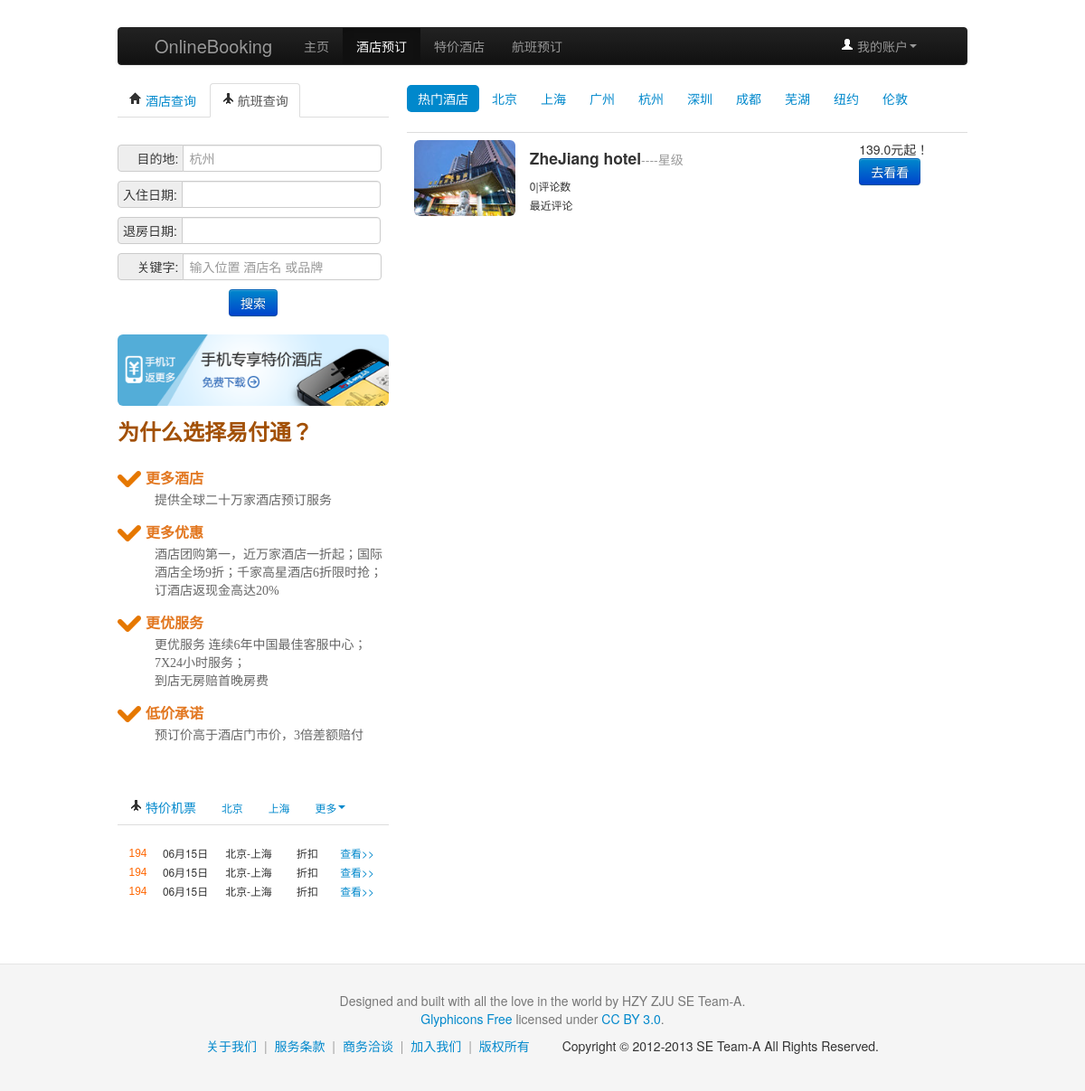
/hotel, run on an earlier commit of the app's database.
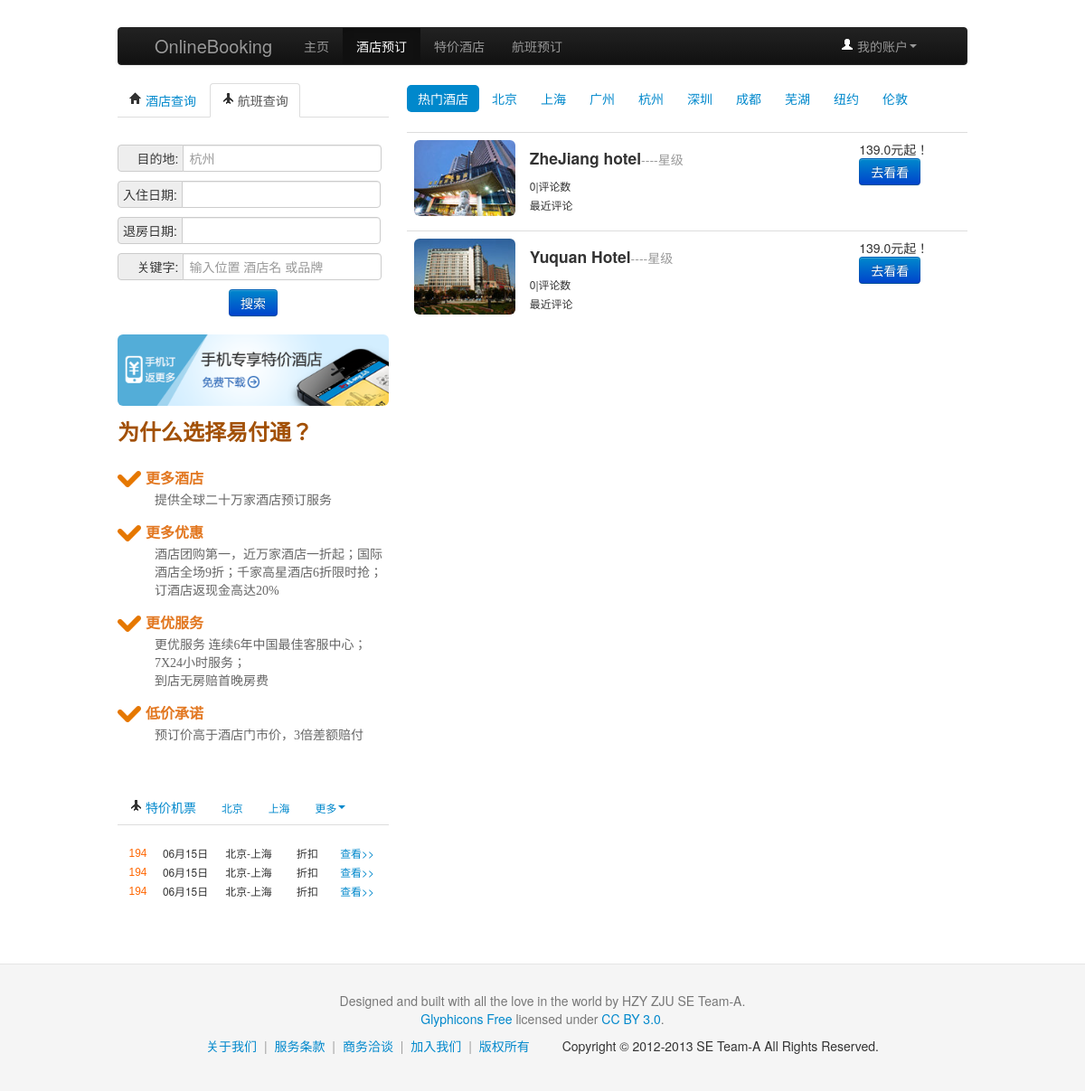
And on a later commit of the database.
### models.py (models this page shows, shortened)
class Hotel(Base):
	__tablename__ = 'hotel'
	id = Column(Integer, primary_key=True)
	name = Column(String(20), nullable=False)
	city = Column(String(10), nullable=False)
	location = Column(String(100), nullable=False)
	telphone = Column(String(20))
	lowest_price = Column(Float(4), nullable=False)
	detail_info = Column(Text(500))
	hotel_pic = Column(String(50),nullable=False)
	star = Column(Integer, nullable=False,default=0)
	score = Column(Integer,nullable=False,default=0)
	rooms = relationship("Room", backref="hotel")

### online.py (the view)
@app.route('/hotel')
def hotel():
	error = None
	hotel_info = db_session.query(Hotel.id, Hotel.name, Hotel.lowest_price,Hotel.hotel_pic,Hotel.score).all()
	room_info = {}
	for hotel in hotel_info:
		room_info[hotel.id] = db_session.query(Room).filter_by(hotel_id=hotel.id).all()
	pre_order = {}
	if session.get('logged_in'):
		pre_order = db_session.query(Pre_order).filter_by(user_id = 1).all()
	return render_template('hotel.html',hotel_info=hotel_info, room_info = room_info, pre_order=pre_order)

### online.py (called while the page is built)
@app.teardown_request
def shutdown_session(exception=None):
	db_session.remove()

### templates/hotel.html (shortened to what the changed rows need)
<!DOCTYPE html>
<html lang="en">
 <head>
  <head>
    <link href="{{ url_for('static', filename='bootstrap/css/bootstrap.min.css') }}" rel="stylesheet" media="screen">
  </head>
<body>
<div class="container">
	<div class="row">
		<div class="span8">
			<table class="table table-hover" id="hotel_table">
				<tbody>
				{% for info in hotel_info %}
					<tr>
						<td width="20%">
							<img alt="140x140" src="{{ url_for('static', filename='img/' + info.name + '.jpg') }}" class="img-rounded" />
						</td>
						<td width="57%">
							<ol class="unstyled">
								<li>
									<h4>
										{{ info.name }}<small>----星级</small>
									</h4>
								</li>
								<li>
								<small>{{ info.score }}|评论数</small>
								</li>
								<li>
									<small>最近评论</small>
								</li>
							</ol>
						</td>
						<td width="20%">
							<div>{{ info.lowest_price }}元起！</div>
							{% if session.manager %}
							<a href="{{ url_for('update_hotel',hotel_id=info.id)}}"><button class="btn btn-primary" type="button">更新</button></a>
							{% else %}
							<a href="{{ url_for('hotel_detail',hotel_id=info.id)}}"><button class="btn btn-primary" type="button">去看看</button></a>
							{% endif %}
						</td>
					</tr>
					{% endfor %}
				</tbody>
			</table>
		</div>
	</div>
	</div>
</body>
</html>

What changed in the data, as far as the page shows it:
added Hotel: name (picture), name "Yuquan Hotel", score "0", lowest_price "139.0"
